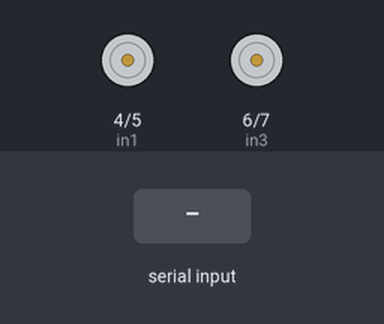
Bench run of a sketch on a simulated Arduino Uno, built with avr-gcc and run on an emulated ATmega328P. On the bench: motor-driver pin pairs drawn as motors (green arrow = first pin HIGH = forward, orange = second pin HIGH = backward, longer = more drive, scaled by the enable pin). The test bench sets the inputs (shaded band).

Above: at 1.2 s.
1.3 s: "f" received over Serial
At 2.1 s:
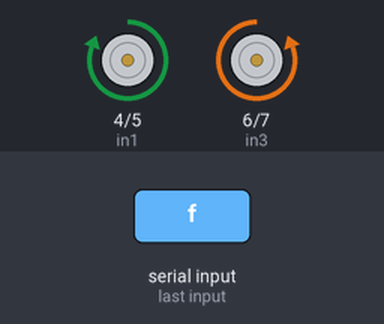
2.8 s: "r" received over Serial
At 3.3 s:
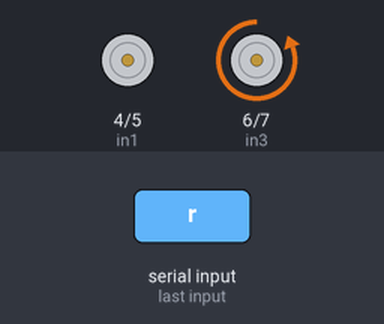
4.3 s: "l" received over Serial
At 5.5 s:
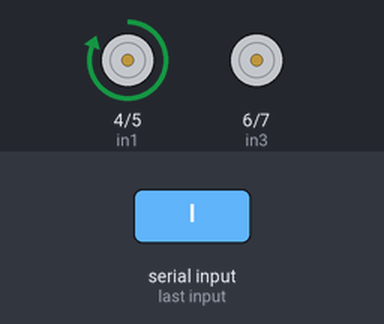
5.8 s: "b" received over Serial
At 6.7 s:
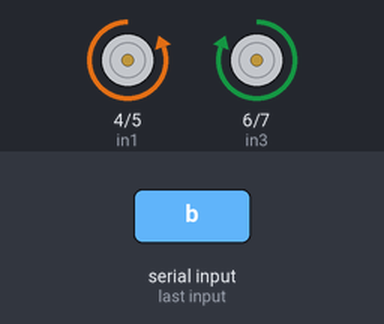
Timing chart, 0 to 8.3 s (numbered marks = the images above; inputs shaded):
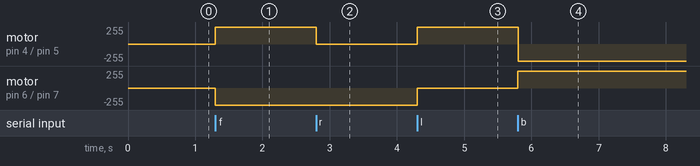

Measured:
- after the input at 1.3 s, motor on pin 4 (in1) / pin 5 (in2): stopped → forward 255/255 at once; motor on pin 6 (in3) / pin 7 (in4): stopped → backward 255/255 at once
- after the input at 2.8 s, motor on pin 4 (in1) / pin 5 (in2): forward 255/255 → stopped at once
- after the input at 4.3 s, motor on pin 4 (in1) / pin 5 (in2): stopped → forward 255/255 at once; motor on pin 6 (in3) / pin 7 (in4): backward 255/255 → stopped at once
- after the input at 5.8 s, motor on pin 4 (in1) / pin 5 (in2): forward 255/255 → backward 255/255 at once; motor on pin 6 (in3) / pin 7 (in4): stopped → forward 255/255 at once

The sketch:

mobile_controlled_bot.ino
```cpp
// code by Anish Walke...!
int in1 = 4;
int in2 = 5;
int in3 = 6;
int in4 = 7;
int enA =A0;
int enB = A1;
void setup()
{
  Serial.begin(9600);
  pinMode(4,OUTPUT);
  pinMode(5,OUTPUT);
  pinMode(6,OUTPUT);
  pinMode(7,OUTPUT);
}
void loop()
{
  while(Serial.available() > 0)
  {
    int d = Serial.read();
    switch(d)
    {
      case 'f' :
      digitalWrite(in1,HIGH);
      digitalWrite(in4,HIGH);
      analogWrite(enA,255);
      analogWrite(enB,255);
      digitalWrite(in2,LOW);
      digitalWrite(in3,LOW);
      break;

      case 'r':
      digitalWrite(in4,HIGH);
      analogWrite(enB,255);
      digitalWrite(in2,LOW);
      digitalWrite(in1,LOW);
      digitalWrite(in3,LOW);
      break;

      case 'l':
      digitalWrite(in1,HIGH);
      analogWrite(enA,255);
      digitalWrite(in2,LOW);
      digitalWrite(in4,LOW);
      digitalWrite(in3,LOW);
      break;

      case 'b':
      digitalWrite(in2,HIGH);
      digitalWrite(in3,HIGH);
      analogWrite(enA,255);
      analogWrite(enB,255);
      digitalWrite(in1,LOW);
      digitalWrite(in4,LOW);
      break;

      case 'bb':
      digitalWrite(in1,LOW);
      digitalWrite(in2,LOW);
      digitalWrite(in3,LOW);
      digitalWrite(in4,LOW);
      break;
    }
  }
}
```
